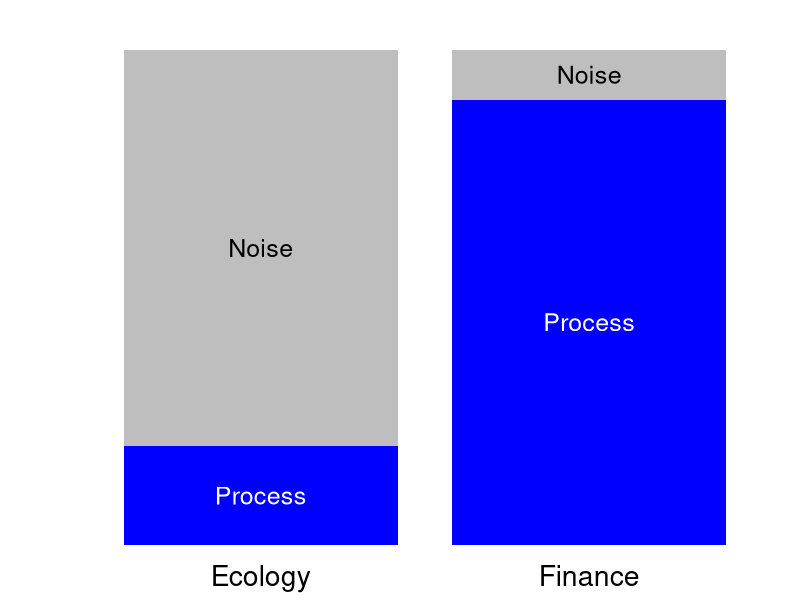
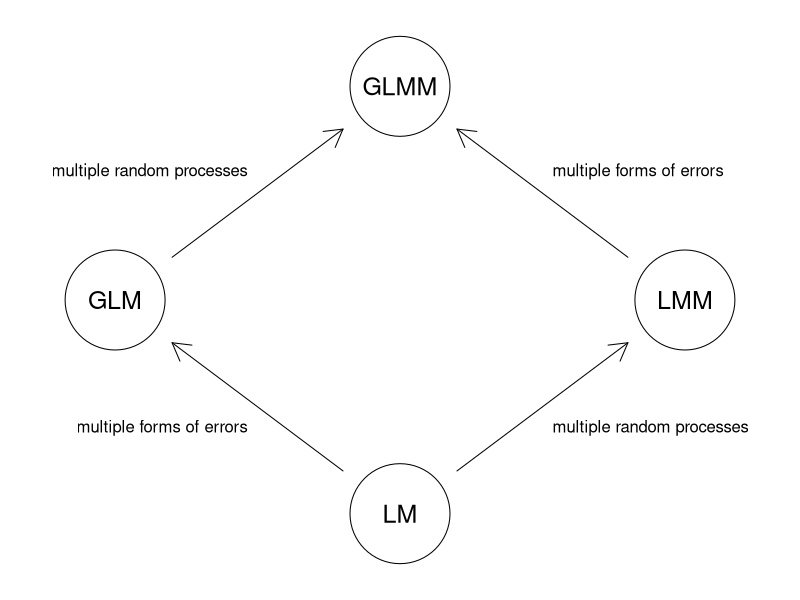

The R script that drew these images, in order:
## ---- chunk 1
knitr::opts_chunk$set(echo = FALSE)
## ---- chunk 2
dat <- matrix(c(20, 80, 90, 10), 2, 2)
par(mai = c(0.5, 1, 0.5, 0.5))
bp <- barplot(dat, las = 1, col = c("blue", "gray"), border = NA, axes = FALSE,
        ylab = "", names.arg = c("Ecology", "Finance"), cex.names = 1.7)
text(0.7, 10, adj = c(0.5, 0.5), "Process", col = "white", cex = 1.5)
text(0.7, 60, adj = c(0.5, 0.5), "Noise", col = "black", cex = 1.5)
text(1.9, 45, adj = c(0.5, 0.5), "Process", col = "white", cex = 1.5)
text(1.9, 95, adj = c(0.5, 0.5), "Noise", col = "black", cex = 1.5)
## ---- chunk 3
par(mai = rep(0, 4), omi = rep(0, 4), bg = NA)

## order: GLM, LM, GLMM, LMM
xx <- c(1, 2, 2, 3) * 10
yy <- c(2, 1, 3, 2) * 10

plot(c(7, 33), c(7, 33), type = "n", xlim = c(7, 33), ylim = c(7, 33),
     xaxt = "n", yaxt = "n", xlab = "", ylab = "",
     bty = "n")
symbols(xx, yy, circle = rep(2, 4), inches = 0.5, add = TRUE, bg = "white")
text(xx, yy, c("GLM", "LM", "GLMM", "LMM"), cex = 1.5)
## from LM to GLM
arrows(xx[2]-2, yy[2]+2, xx[1]+2, yy[1]-2, length = 0.2)
text(15, 14, "multiple forms of errors", pos = 2)
## from LM to LMM
arrows(xx[2]+2, yy[2]+2, xx[4]-2, yy[4]-2, length = 0.2)
text(25, 14, "multiple random processes", pos = 4)
## from GLM to GLMM
arrows(xx[1]+2, yy[1]+2, xx[3]-2, yy[3]-2, length = 0.2)
text(15, 26, "multiple random processes", pos = 2)
## from LMM to GLMM
arrows(xx[4]-2, yy[4]+2, xx[3]+2, yy[3]-2, length = 0.2)
text(25, 26, "multiple forms of errors", pos = 4)
